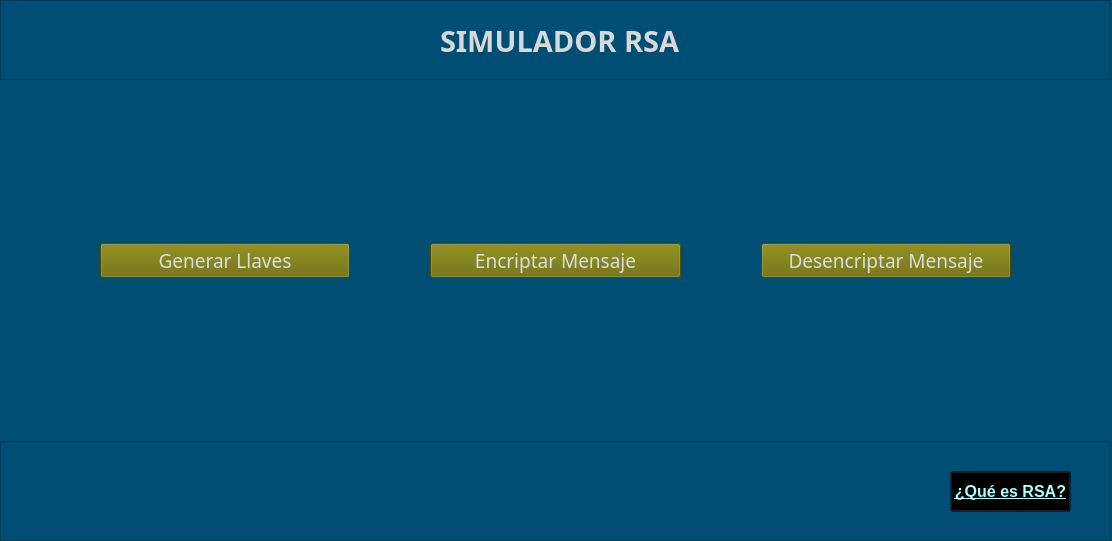
<?xml version="1.0" encoding="UTF-8"?>
<ui version="4.0">
 <class>MainWindow</class>
 <widget class="QMainWindow" name="MainWindow">
  <property name="geometry">
   <rect>
    <x>0</x>
    <y>0</y>
    <width>1112</width>
    <height>541</height>
   </rect>
  </property>
  <property name="minimumSize">
   <size>
    <width>1112</width>
    <height>541</height>
   </size>
  </property>
  <property name="maximumSize">
   <size>
    <width>1112</width>
    <height>541</height>
   </size>
  </property>
  <property name="baseSize">
   <size>
    <width>1112</width>
    <height>541</height>
   </size>
  </property>
  <property name="windowTitle">
   <string>MainWindow</string>
  </property>
  <property name="styleSheet">
   <string notr="true">background-color: rgb(0, 78, 115);</string>
  </property>
  <widget class="QWidget" name="centralwidget">
   <widget class="QFrame" name="frame">
    <property name="geometry">
     <rect>
      <x>0</x>
      <y>0</y>
      <width>1111</width>
      <height>541</height>
     </rect>
    </property>
    <property name="frameShape">
     <enum>QFrame::StyledPanel</enum>
    </property>
    <property name="frameShadow">
     <enum>QFrame::Raised</enum>
    </property>
    <widget class="QWidget" name="verticalLayoutWidget">
     <property name="geometry">
      <rect>
       <x>0</x>
       <y>0</y>
       <width>1111</width>
       <height>541</height>
      </rect>
     </property>
     <layout class="QVBoxLayout" name="principal">
      <property name="spacing">
       <number>0</number>
      </property>
      <property name="sizeConstraint">
       <enum>QLayout::SetDefaultConstraint</enum>
      </property>
      <item>
       <widget class="QFrame" name="frame_4">
        <property name="maximumSize">
         <size>
          <width>16777215</width>
          <height>80</height>
         </size>
        </property>
        <property name="baseSize">
         <size>
          <width>0</width>
          <height>100</height>
         </size>
        </property>
        <property name="layoutDirection">
         <enum>Qt::RightToLeft</enum>
        </property>
        <property name="frameShape">
         <enum>QFrame::StyledPanel</enum>
        </property>
        <property name="frameShadow">
         <enum>QFrame::Raised</enum>
        </property>
        <widget class="QLabel" name="label">
         <property name="geometry">
          <rect>
           <x>440</x>
           <y>20</y>
           <width>271</width>
           <height>41</height>
          </rect>
         </property>
         <property name="font">
          <font>
           <family>Arial Black</family>
           <pointsize>22</pointsize>
           <weight>75</weight>
           <bold>true</bold>
           <underline>false</underline>
          </font>
         </property>
         <property name="styleSheet">
          <string notr="true">color: rgb(216, 216, 216);</string>
         </property>
         <property name="text">
          <string>SIMULADOR RSA</string>
         </property>
        </widget>
       </widget>
      </item>
      <item>
       <widget class="QFrame" name="frame_2">
        <property name="maximumSize">
         <size>
          <width>16777215</width>
          <height>900</height>
         </size>
        </property>
        <property name="baseSize">
         <size>
          <width>0</width>
          <height>900</height>
         </size>
        </property>
        <property name="acceptDrops">
         <bool>false</bool>
        </property>
        <property name="autoFillBackground">
         <bool>false</bool>
        </property>
        <property name="frameShape">
         <enum>QFrame::StyledPanel</enum>
        </property>
        <property name="frameShadow">
         <enum>QFrame::Raised</enum>
        </property>
        <widget class="QWidget" name="horizontalLayoutWidget">
         <property name="geometry">
          <rect>
           <x>0</x>
           <y>0</y>
           <width>1111</width>
           <height>361</height>
          </rect>
         </property>
         <layout class="QHBoxLayout" name="horizontalLayout">
          <property name="spacing">
           <number>80</number>
          </property>
          <property name="leftMargin">
           <number>100</number>
          </property>
          <property name="rightMargin">
           <number>100</number>
          </property>
          <item>
           <widget class="QPushButton" name="btnGenerar">
            <property name="font">
             <font>
              <family>Gill Sans Ultra Bold</family>
              <pointsize>14</pointsize>
             </font>
            </property>
            <property name="styleSheet">
             <string notr="true">background-color: rgb(107, 107, 0);
color:rgb(220, 220, 220);</string>
            </property>
            <property name="text">
             <string>Generar Llaves</string>
            </property>
           </widget>
          </item>
          <item>
           <widget class="QPushButton" name="btnEncriptar">
            <property name="font">
             <font>
              <family>Gill Sans Ultra Bold</family>
              <pointsize>14</pointsize>
             </font>
            </property>
            <property name="styleSheet">
             <string notr="true">background-color: rgb(107, 107, 0);
color:rgb(220, 220, 220);</string>
            </property>
            <property name="text">
             <string>Encriptar Mensaje</string>
            </property>
           </widget>
          </item>
          <item>
           <widget class="QPushButton" name="btnDesencriptar">
            <property name="font">
             <font>
              <family>Gill Sans Ultra Bold</family>
              <pointsize>14</pointsize>
             </font>
            </property>
            <property name="styleSheet">
             <string notr="true">background-color: rgb(107, 107, 0);
color:rgb(220, 220, 220);</string>
            </property>
            <property name="text">
             <string>Desencriptar Mensaje</string>
            </property>
           </widget>
          </item>
         </layout>
        </widget>
       </widget>
      </item>
      <item>
       <widget class="QFrame" name="frame_3">
        <property name="maximumSize">
         <size>
          <width>16777215</width>
          <height>100</height>
         </size>
        </property>
        <property name="frameShape">
         <enum>QFrame::StyledPanel</enum>
        </property>
        <property name="frameShadow">
         <enum>QFrame::Raised</enum>
        </property>
        <widget class="QPushButton" name="btnQueEs">
         <property name="geometry">
          <rect>
           <x>950</x>
           <y>30</y>
           <width>121</width>
           <height>41</height>
          </rect>
         </property>
         <property name="font">
          <font>
           <pointsize>12</pointsize>
           <weight>75</weight>
           <bold>true</bold>
           <underline>true</underline>
          </font>
         </property>
         <property name="styleSheet">
          <string notr="true">color: rgb(170, 255, 255);
background-color:transparent;</string>
         </property>
         <property name="text">
          <string>¿Qué es RSA?</string>
         </property>
        </widget>
       </widget>
      </item>
     </layout>
    </widget>
   </widget>
  </widget>
 </widget>
 <resources/>
 <connections/>
</ui>
